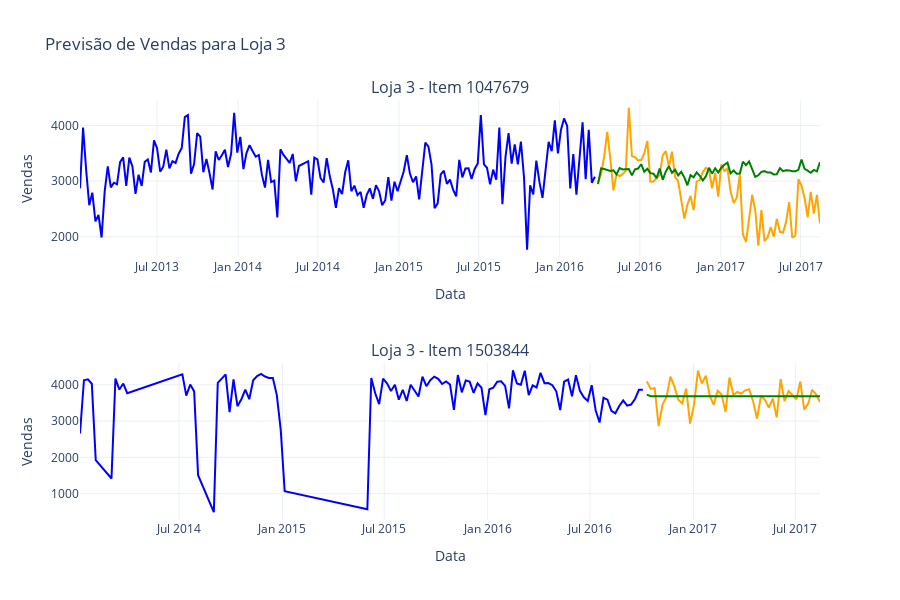
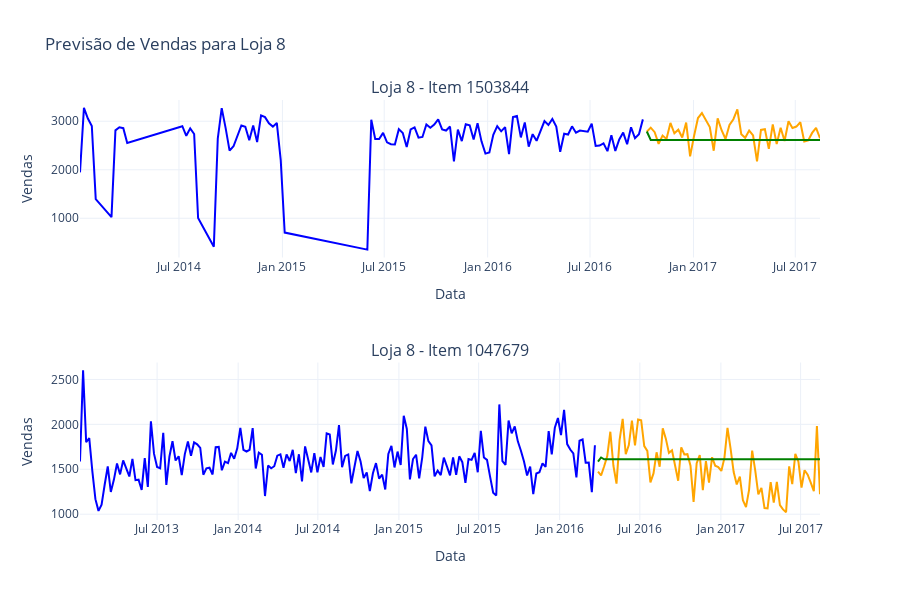
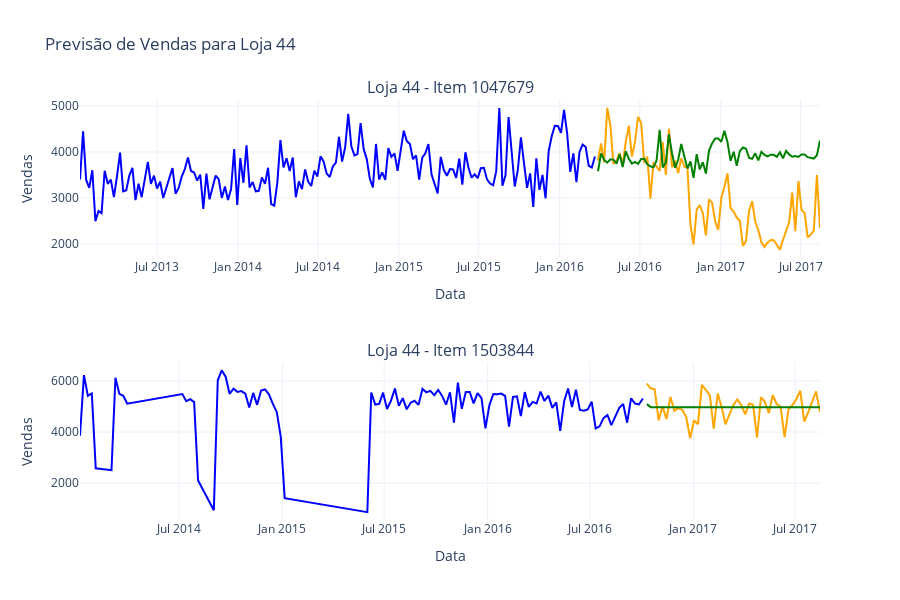
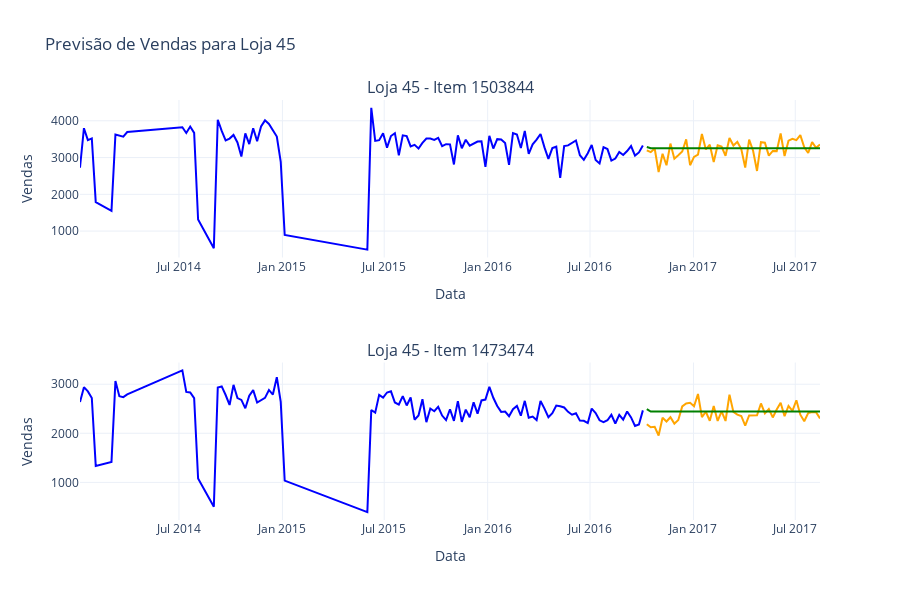

The code cell stored with these charts, in order, in its notebook:
### Code cell
# Dicionários para armazenar os modelos e tempos para cada loja e item
modelos_por_loja_item = {}
tempos_treinamento = {}
tempos_previsao = {}

# Criar dataframes para armazenar os resultados
df_resultado_loja_item = pd.DataFrame(columns=['Data', 'Loja', 'Item', 'Real', 'Previsto'])
df_resultado_tempo_item = pd.DataFrame(columns=['Loja', 'Item', 'Treino', 'Previsao'])

# Iterar sobre cada loja relevante
for loja in lojas_relevantes_favorita:
    # Pegar os itens relevantes da loja atual
    itens_relevantes = produtos_relevantes_favorita.get(loja, [])
    
    # Criar figura específica para a loja
    fig_loja = make_subplots(
        rows=len(itens_relevantes),
        cols=1,
        subplot_titles=[f'Loja {loja} - Item {item}' for item in itens_relevantes]
    )
    
    for idx, item in enumerate(itens_relevantes):
        df_loja_item = favorita[(favorita['Loja'] == loja) & (favorita['Produto'] == item)]
        if df_loja_item.empty:
            continue  # Ignorar se não houver dados
        
        # Agrupar vendas por data
        df_loja_item_grouped = df_loja_item.groupby('Data')['Vendas'].sum().reset_index()
        df_loja_item_grouped.set_index('Data', inplace=True)

        # Dividir os dados em treino e teste
        train_size = int(len(df_loja_item_grouped) * 0.7)
        train, test = df_loja_item_grouped[:train_size], df_loja_item_grouped[train_size:]

        # Criar e treinar o modelo ARIMA
        start_train_time = time.time()
        model = pm.auto_arima(train, seasonal=True, m=52, stepwise=True, error_action='ignore', suppress_warnings=True)
        model.fit(train)
        end_train_time = time.time()
        train_time = end_train_time - start_train_time

        # Realizar previsões no conjunto de teste
        start_forecast_time = time.time()
        test_predict = model.predict(n_periods=len(test))
        end_forecast_time = time.time()
        forecast_time = end_forecast_time - start_forecast_time

        # Garantir que os índices estão corretos
        test_index = test.index
        train_index = train.index

        # Adicionar resultados ao dataframe
        df_resultado_loja_item = pd.concat([df_resultado_loja_item, pd.DataFrame({
            'Data': test_index,
            'Loja': loja,
            'Item': item,
            'Real': test['Vendas'].values,
            'Previsto': test_predict
        })])

        df_resultado_tempo_item = pd.concat([df_resultado_tempo_item, pd.DataFrame({
            'Loja': [loja],
            'Item': [item],
            'Treino': [train_time],
            'Previsao': [forecast_time]
        })])

        # Plotando os dados originais
        fig_loja.add_trace(go.Scatter(x=test_index, y=test['Vendas'], mode='lines', name=f'Real Loja {loja} Item {item}', line=dict(color='orange')), row=idx+1, col=1)
        fig_loja.add_trace(go.Scatter(x=test_index, y=test_predict, mode='lines', name=f'Previsto Loja {loja} Item {item}', line=dict(color='green')), row=idx+1, col=1)
        fig_loja.add_trace(go.Scatter(x=train_index, y=train['Vendas'], mode='lines', name=f'Treino Loja {loja} Item {item}', line=dict(color='blue')), row=idx+1, col=1)

        fig_loja.update_xaxes(title_text='Data', row=idx+1, col=1)
        fig_loja.update_yaxes(title_text='Vendas', row=idx+1, col=1)

        # Salvar modelos e tempos
        modelos_por_loja_item[(loja, item)] = model
        tempos_treinamento[(loja, item)] = train_time
        tempos_previsao[(loja, item)] = forecast_time

    # Mostrar a figura para a loja atual
    fig_loja.update_layout(
        title=f'Previsão de Vendas para Loja {loja}',
        height=300 * len(itens_relevantes),
        showlegend=False,
        template='plotly_white'
    )
    fig_loja.show()
    
    # Salvar os dataframes de resultados em arquivos CSV
df_resultado_loja_item.to_csv('Resultados/Previsao/Favorita/Item/ARIMA.csv', index=False)
df_resultado_tempo_item.to_csv('Resultados/Tempo/Favorita/Item/ARIMA.csv', index=False)
